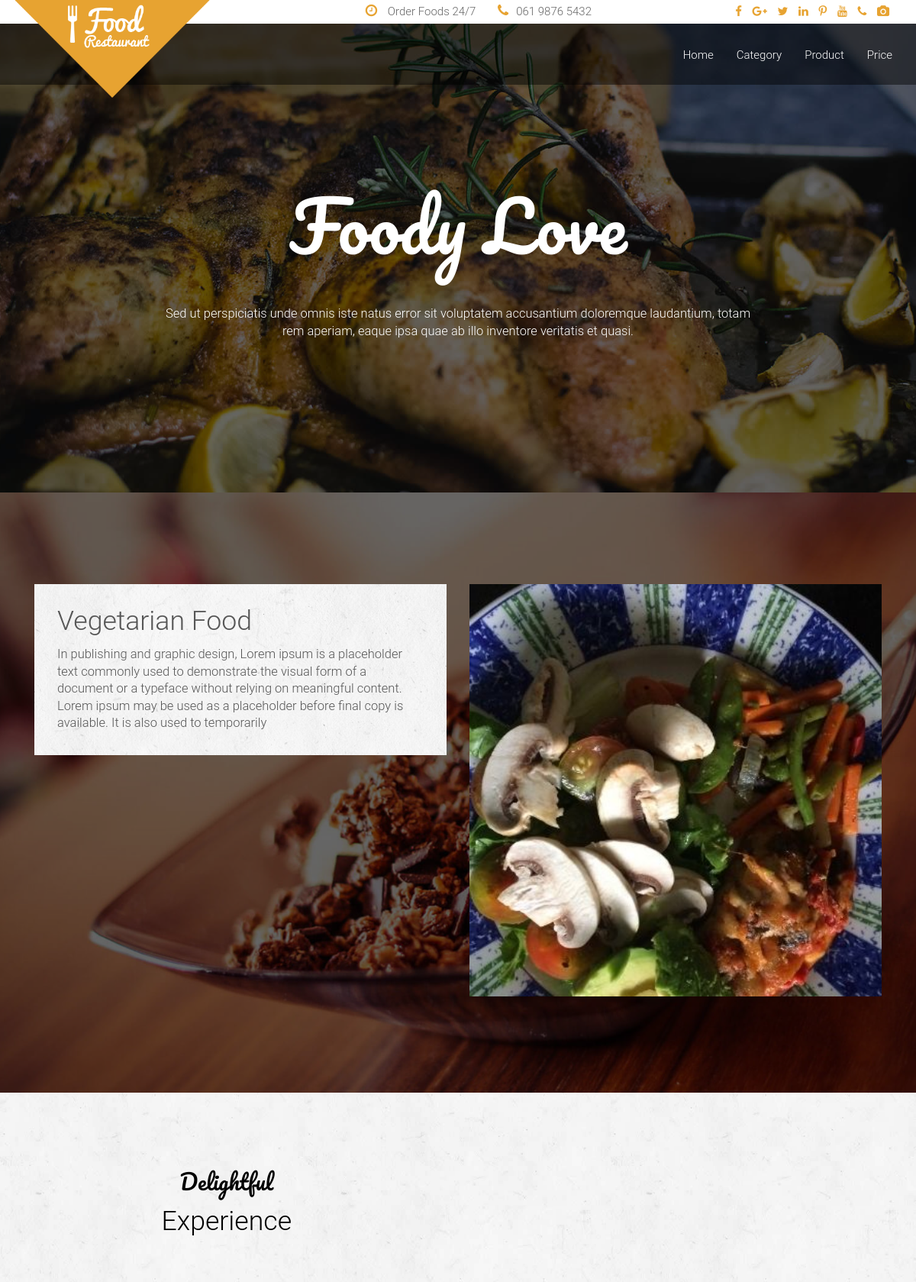
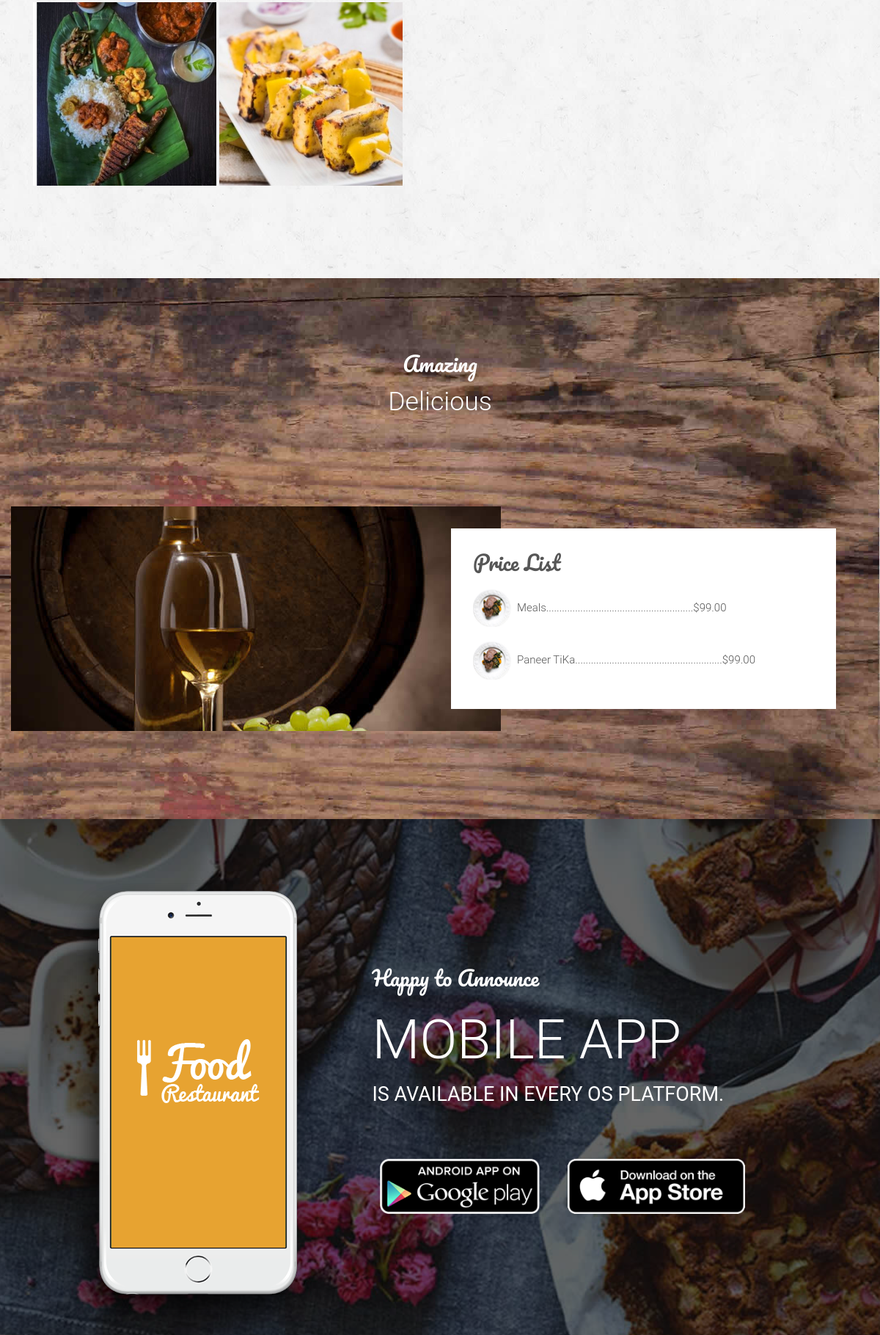
Screenshot of /vegetarian-food/ (upper part) with the database file from the repository (2 pictures, top to bottom).
### food/models.py (models this page shows, shortened)
class Category(models.Model):
    name = models.CharField(max_length=250, unique=True)
    slug = models.SlugField(max_length=250, unique=True)
    desc = models.TextField(blank=True)
    image = models.ImageField(upload_to='category', blank=True)
    class Mete:
        ordering = ('name',)
        verbose_name = 'category'
        verbose_name_plural = 'categories'
    def get_url(self):
        return reverse("product_by_category", args=[self.slug])

class Product(models.Model):
    name = models.CharField(max_length=250, unique=True)
    slug = models.SlugField(max_length=250, unique=True)
    desc = models.TextField(blank=True)
    image = models.ImageField(upload_to='product', blank=True)
    category = models.ForeignKey(Category, on_delete=models.CASCADE)
    price = models.DecimalField(max_digits=10, decimal_places=2)
    stock = models.IntegerField()
    available = models.BooleanField(default=True)
    created = models.DateTimeField(auto_now=True)
    updated = models.DateTimeField(auto_now=True)
    class Mete:
        ordering = ('name',)
        verbose_name = 'product'
        verbose_name_plural = 'products'
    def get_url(self):
        return reverse("P_detail", args=[self.category.slug, self.slug])

### food/views.py (the view)
# urls.py: path('', views.index, name='index'),
def index(request, c_slug=None):
    c_page = None
    products = None
    if c_slug != None:
        c_page = get_object_or_404(Category, slug=c_slug)
        products = Product.objects.filter(category=c_page, available=True)
    else:
        products = Product.objects.all().filter(available=True)
    return render(request, "index.html", {'category': c_page, 'products': products})

### food/context_processors.py (called while the page is built)
def menu_links(request):
    links = Category.objects.all()
    return dict(links=links)

### templates/index.html (shortened to what this page needs)
{% load static %}
<!doctype html>
 <html class="no-js" lang="">
    <head>
        <link rel="stylesheet" href="{% static 'assets/css/bootstrap.min.css' %}">
        <link rel="stylesheet" href="{% static 'assets/css/font-awesome.min.css' %}">
        <link rel="stylesheet" href="{% static 'assets/css/animate/animate.css' %}" />
        <link rel="stylesheet" href="{% static 'assets/css/plugins.css' %}" />
        <link rel="stylesheet" href="{% static 'assets/css/style.css' %}">
        <link rel="stylesheet" href="{% static 'assets/css/responsive.css' %}" />
    </head>
    <body>
        <header id="home" class="navbar-fixed-top">
            <div class="header_top_menu clearfix">
                <div class="container">
                    <div class="row">
                        <div class="col-md-5 col-md-offset-3 col-sm-12 text-right">
                            <div class="call_us_text">
								<a href=""><i class="fa fa-clock-o"></i> Order Foods 24/7</a>
								<a href=""><i class="fa fa-phone"></i>061 9876 5432</a>
							</div>
                        </div>
                        <div class="col-md-4 col-sm-12">
                            <div class="head_top_social text-right">
                                <a href=""><i class="fa fa-facebook"></i></a>
                                <a href=""><i class="fa fa-google-plus"></i></a>
                                <a href=""><i class="fa fa-twitter"></i></a>
                                <a href=""><i class="fa fa-linkedin"></i></a>
                                <a href=""><i class="fa fa-pinterest-p"></i></a>
                                <a href=""><i class="fa fa-youtube"></i></a>
                                <a href=""><i class="fa fa-phone"></i></a>
                                <a href=""><i class="fa fa-camera"></i></a>
                            </div>
                        </div>
                    </div>
                </div>
            </div>
            <div class="main_menu_bg">
                <div class="container">
                    <div class="row">
                        <nav class="navbar navbar-default">
                            <div class="container-fluid">
                                <div class="navbar-header">
                                    <a class="navbar-brand our_logo" href="#"><img src="{% static 'assets/images/logo.png' %}" alt="" /></a>
                                </div>
                                <div class="collapse navbar-collapse" id="bs-example-navbar-collapse-1">
                                    <ul class="nav navbar-nav navbar-right">
                                        <li><a href="{% url 'index' %}">Home</a></li>
                                                <li class="nav-item dropdown">
                                                    <a class="nav-link dropdown-toggle" href="#" id="navbarDarkDropdownMenuLink" role="button" data-toggle="dropdown" aria-expanded="false">
                                                        Category
                                                    </a>
                                                </li>
                                        <li><a href="#portfolio">Product</a></li>
                                        <li><a href="#ourPakeg">Price</a></li>
                                    </ul>
                                </div>
                            </div>
                        </nav>
                    </div>
                </div>
            </div>
        </header>
        <section id="slider" class="slider">
            <div class="slider_overlay">
                <div class="container">
                    <div class="row">
                        <div class="main_slider text-center">
                            <div class="col-md-12">
                                <div class="main_slider_content wow zoomIn" data-wow-duration="1s">
                                    <h1>Foody Love</h1>
                                    <p>Sed ut perspiciatis unde omnis iste natus error sit voluptatem accusantium doloremque laudantium, totam rem aperiam, eaque ipsa quae ab illo inventore veritatis et quasi. </p>
                                </div>
                            </div>
                        </div>
                    </div>
                </div>
            </div>
        </section>
        <section id="Category" class="features">
            <div class="slider_overlay">
                <div class="container">
                    <div class="row">
                        <div class="main_features_content_area  wow fadeIn" data-wow-duration="3s">
                            <div class="col-md-12">
                                {% if category %}
                                <div class="main-picture text-left">
                                    <div class="col-md-6">
                                        <div class="single_features_text">
                                            <h3>{{category.name}}</h3>
                                            <p>{{category.desc}}</p>
                                            {% endif %}
                                        </div>
                                    </div>
                                    <div class="col-md-6">
                                        <img class="my_image" src="{{category.image.url}}" style="width:900px;"  alt="{{category.name}}">
                                            </div>
                                </div>
                            </div>
                        </div>
                    </div>
                </div>
            </div>
        </section>
        <section id="portfolio" class="portfolio">
            <div class="container">
                <div class="row">
                    <div class="portfolio_content text-center  wow fadeIn" data-wow-duration="5s">
                        <div class="col-md-12">
                            <div class="head_title text-center">
                                <h4>Delightful</h4>
                                <h3>Experience</h3>
                            </div>
                            <div class="main_portfolio_content">
                                <div class=" col-9 col-sm-12 ">
                                {% for prd in products %}
                                        <a href="{{prd.get_url}}"> <img src="{{ prd.image.url }}" style="width:250px;height:250px;" alt="" /></a>
                                        {% endfor %}
                                </div>
                            </div>
                        </div>
                    </div>
                </div>
            </div>
        </section>
        <section id="ourPakeg" class="ourPakeg">
            <div class="container">
                <div class="main_pakeg_content">
                    <div class="row">
                        <div class="head_title text-center">
                            <h4>Amazing</h4>
                            <h3>Delicious</h3>
                        </div>
                        <div class="single_pakeg_one text-right wow rotateInDownRight">
                            <div class="col-md-6 col-md-offset-6 col-sm-8 col-sm-offset-4">
                                <div class="single_pakeg_text">
                                    <div class="pakeg_title">
                                        <h4>Price List</h4>
                                    </div>
                                    <ul>
                                        {% for prd in products %}
                                        <li>{{prd.name}}........................................................${{prd.price}} </li>
                                        {% endfor %}
                                    </ul>
                                </div>
                            </div>
                        </div>
                    </div>
                </div>
            </div>
        </section>
        <section id="mobaileapps" class="mobailapps">
            <div class="slider_overlay">
                <div class="container">
                    <div class="row">
                        <div class="main_mobail_apps_content wow zoomIn">
                            <div class="col-md-5 col-sm-12 text-center">
                                <img src="{% static 'assets/images/iphone.png' %}" alt="" />
                            </div>
                            <div class="col-md-7 col-sm-12">
                                <div class="single_monail_apps_text">
                                    <h4> Happy to Announce </h4>
                                    <h1>Mobile App <span>is Available in every OS platform.</span></h1>
                                    <a href=""><img src="{% static 'assets/images/google.png' %}" alt="" /></a>
                                    <a href=""><img src="{% static 'assets/images/apps.png' %}" alt="" /></a>
                                </div>
                            </div>
                        </div>
                    </div>
                </div>
            </div>
        </section>
    </body>
</html>

### rows the page displays
Category: name "Vegetarian Food", desc "In publishing and graphic design, Lorem ipsum is a placeholder text commonly used to demonstrate the visual form of a document or a typeface without relying on meaningful content. Lorem ipsum may be used as a placeholder before final copy is available. It is also used to temporarily", image (picture)
Product: image (picture), name "Meals", price "99.00"
Product: image (picture), name "Paneer TiKa", price "99.00"
